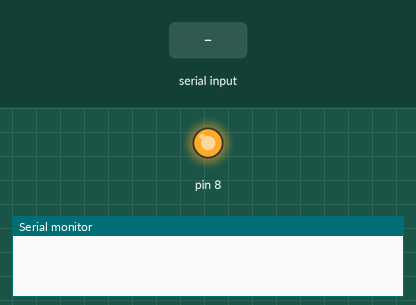
Recording of a sketch running on a simulated Arduino Uno, built with avr-gcc and run on an emulated ATmega328P. Parts: output pins drawn as LEDs (lit = HIGH), the last lines printed to the serial monitor. The inputs (shaded band) are chosen by the test bench.

Above: at 1.2 s.
1.3 s: "1" received over Serial
At 2.1 s:
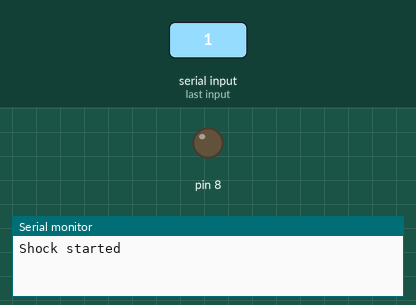
Timing chart, 0 to 4.3 s (numbered marks = the images above; inputs shaded):
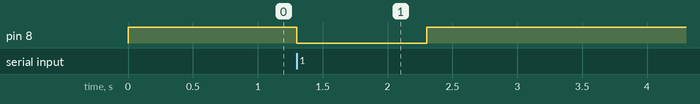

The sketch:

arduino.ino
```cpp
void setup() {
  Serial.begin(9600);
  pinMode(8, OUTPUT);

  digitalWrite(8, HIGH);
}

void loop() {
  if (Serial.available() > 0) {
    digitalWrite(8, LOW);
    Serial.println("Shock started");
    delay(1000);
    digitalWrite(8, HIGH);
    Serial.println("Shock ended");
    Serial.read();
  }
}
```

Measured:
- after the input at 1.3 s, pin 8: HIGH → LOW at once, → HIGH 1.0 s later
